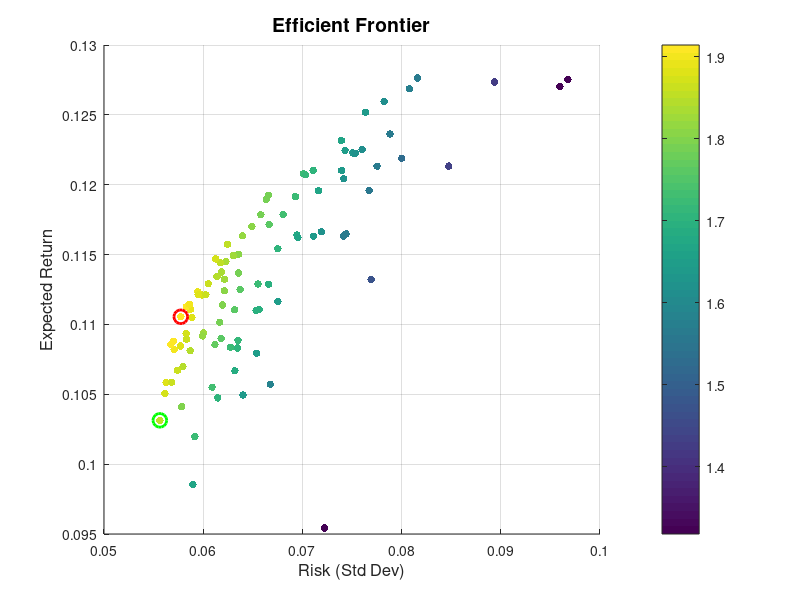

This figure's MATLAB source: (Note: this script raises an error after producing the figure.)
% efficient_frontier.m
% BPC-style Efficient Frontier plot

rng(1); % reproducibility
mu = [0.1; 0.12; 0.14; 0.09];                    % expected returns
Sigma = [ 0.005 0.001 0.002 0.0015;
          0.001 0.010 0.0025 0.002;
          0.002 0.0025 0.015 0.002;
          0.0015 0.002 0.002 0.007];             % cov matrix

n_assets = length(mu);
N = 100;
w = zeros(n_assets, N);
ret = zeros(N,1);
risk = zeros(N,1);
sharpe = zeros(N,1);

for i = 1:N
    x = rand(n_assets,1);
    x = x / sum(x);                              % normalize
    w(:,i) = x;
    ret(i) = mu' * x;
    risk(i) = sqrt(x' * Sigma * x);
    sharpe(i) = ret(i) / risk(i);
end

[max_sharpe, idx_sharpe] = max(sharpe);
[min_risk, idx_risk] = min(risk);

% Plot
figure('Position', [100, 100, 800, 600]);
scatter(risk, ret, 30, sharpe, 'filled');
hold on
plot(risk(idx_sharpe), ret(idx_sharpe), 'ro', 'MarkerSize', 10, 'LineWidth', 2, 'DisplayName', 'Max Sharpe');
plot(risk(idx_risk), ret(idx_risk), 'go', 'MarkerSize', 10, 'LineWidth', 2, 'DisplayName', 'Min Variance');

xlabel('Risk (Std Dev)', 'FontSize', 12)
ylabel('Expected Return', 'FontSize', 12)
title('Efficient Frontier', 'FontSize', 14)
grid on
colorbar
colormap(parula)
legend('Location', 'southeast')
set(gca, 'FontName', 'Helvetica', 'FontSize', 11)

% Export with BPC styling
set(gcf, 'PaperPositionMode', 'auto')
if ~exist('plots', 'dir')
    mkdir('plots');
end
print(gcf, 'plots/efficient_frontier', '-dpdf', '-bestfit');
